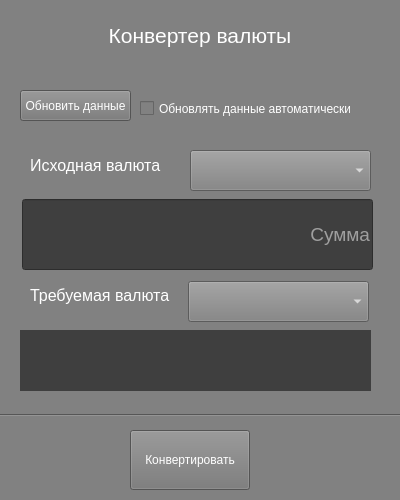
<?xml version="1.0" encoding="UTF-8"?>
<ui version="4.0">
 <class>MainWindow</class>
 <widget class="QMainWindow" name="MainWindow">
  <property name="geometry">
   <rect>
    <x>0</x>
    <y>0</y>
    <width>400</width>
    <height>500</height>
   </rect>
  </property>
  <property name="sizePolicy">
   <sizepolicy hsizetype="Preferred" vsizetype="Preferred">
    <horstretch>0</horstretch>
    <verstretch>0</verstretch>
   </sizepolicy>
  </property>
  <property name="minimumSize">
   <size>
    <width>400</width>
    <height>500</height>
   </size>
  </property>
  <property name="maximumSize">
   <size>
    <width>400</width>
    <height>500</height>
   </size>
  </property>
  <property name="windowTitle">
   <string>Texhnohamster's currency calc</string>
  </property>
  <property name="styleSheet">
   <string notr="true">background-color: rgb(86, 86, 86);</string>
  </property>
  <widget class="QWidget" name="centralwidget">
   <property name="styleSheet">
    <string notr="true">background-color: rgb(129, 129, 129);</string>
   </property>
   <widget class="QLabel" name="header">
    <property name="geometry">
     <rect>
      <x>0</x>
      <y>0</y>
      <width>400</width>
      <height>71</height>
     </rect>
    </property>
    <property name="font">
     <font>
      <pointsize>16</pointsize>
     </font>
    </property>
    <property name="styleSheet">
     <string notr="true">color: white</string>
    </property>
    <property name="text">
     <string>Конвертер валюты</string>
    </property>
    <property name="scaledContents">
     <bool>false</bool>
    </property>
    <property name="alignment">
     <set>Qt::AlignCenter</set>
    </property>
    <property name="margin">
     <number>100</number>
    </property>
   </widget>
   <widget class="QPushButton" name="convert_btn">
    <property name="geometry">
     <rect>
      <x>130</x>
      <y>430</y>
      <width>120</width>
      <height>60</height>
     </rect>
    </property>
    <property name="styleSheet">
     <string notr="true">border-color: white;
color: rgb(255, 255, 255);
background-color: rgb(118, 118, 118);</string>
    </property>
    <property name="text">
     <string>Конвертировать</string>
    </property>
    <property name="flat">
     <bool>false</bool>
    </property>
   </widget>
   <widget class="Line" name="line">
    <property name="geometry">
     <rect>
      <x>0</x>
      <y>380</y>
      <width>411</width>
      <height>71</height>
     </rect>
    </property>
    <property name="orientation">
     <enum>Qt::Horizontal</enum>
    </property>
   </widget>
   <widget class="QCheckBox" name="auto_update_chbox">
    <property name="geometry">
     <rect>
      <x>140</x>
      <y>100</y>
      <width>211</width>
      <height>17</height>
     </rect>
    </property>
    <property name="styleSheet">
     <string notr="true">color: rgb(255, 255, 255);</string>
    </property>
    <property name="text">
     <string>Обновлять данные автоматически</string>
    </property>
   </widget>
   <widget class="QPushButton" name="update_btn">
    <property name="geometry">
     <rect>
      <x>20</x>
      <y>90</y>
      <width>111</width>
      <height>31</height>
     </rect>
    </property>
    <property name="styleSheet">
     <string notr="true">border-color: white;
color: rgb(255, 255, 255);
background-color: rgb(118, 118, 118);</string>
    </property>
    <property name="text">
     <string>Обновить данные</string>
    </property>
   </widget>
   <widget class="QLabel" name="source_lbl">
    <property name="geometry">
     <rect>
      <x>30</x>
      <y>150</y>
      <width>151</width>
      <height>31</height>
     </rect>
    </property>
    <property name="font">
     <font>
      <pointsize>12</pointsize>
     </font>
    </property>
    <property name="styleSheet">
     <string notr="true">color: rgb(255, 255, 255)</string>
    </property>
    <property name="text">
     <string>Исходная валюта</string>
    </property>
   </widget>
   <widget class="QLabel" name="required_lbl">
    <property name="geometry">
     <rect>
      <x>30</x>
      <y>280</y>
      <width>151</width>
      <height>31</height>
     </rect>
    </property>
    <property name="font">
     <font>
      <pointsize>12</pointsize>
     </font>
    </property>
    <property name="styleSheet">
     <string notr="true">color: rgb(255, 255, 255);</string>
    </property>
    <property name="text">
     <string>Требуемая валюта</string>
    </property>
   </widget>
   <widget class="QLabel" name="result_lbl">
    <property name="geometry">
     <rect>
      <x>20</x>
      <y>330</y>
      <width>351</width>
      <height>61</height>
     </rect>
    </property>
    <property name="font">
     <font>
      <pointsize>14</pointsize>
     </font>
    </property>
    <property name="styleSheet">
     <string notr="true">color: rgb(255, 255, 255);
background-color: rgb(63, 63, 63);</string>
    </property>
    <property name="text">
     <string/>
    </property>
    <property name="alignment">
     <set>Qt::AlignRight|Qt::AlignTrailing|Qt::AlignVCenter</set>
    </property>
    <property name="margin">
     <number>20</number>
    </property>
   </widget>
   <widget class="QLineEdit" name="summ_inp">
    <property name="geometry">
     <rect>
      <x>22</x>
      <y>199</y>
      <width>351</width>
      <height>71</height>
     </rect>
    </property>
    <property name="font">
     <font>
      <pointsize>14</pointsize>
     </font>
    </property>
    <property name="styleSheet">
     <string notr="true">color: rgb(255, 255, 255);
background-color: rgb(63, 63, 63);</string>
    </property>
    <property name="inputMask">
     <string/>
    </property>
    <property name="alignment">
     <set>Qt::AlignRight|Qt::AlignTrailing|Qt::AlignVCenter</set>
    </property>
    <property name="placeholderText">
     <string>Сумма</string>
    </property>
   </widget>
   <widget class="QComboBox" name="required_list">
    <property name="geometry">
     <rect>
      <x>188</x>
      <y>281</y>
      <width>181</width>
      <height>41</height>
     </rect>
    </property>
    <property name="styleSheet">
     <string notr="true">color: rgb(255, 255, 255);</string>
    </property>
   </widget>
   <widget class="QComboBox" name="source_list">
    <property name="geometry">
     <rect>
      <x>190</x>
      <y>150</y>
      <width>181</width>
      <height>41</height>
     </rect>
    </property>
    <property name="styleSheet">
     <string notr="true">color: rgb(255, 255, 255);</string>
    </property>
   </widget>
   <zorder>header</zorder>
   <zorder>line</zorder>
   <zorder>convert_btn</zorder>
   <zorder>auto_update_chbox</zorder>
   <zorder>update_btn</zorder>
   <zorder>source_lbl</zorder>
   <zorder>required_lbl</zorder>
   <zorder>result_lbl</zorder>
   <zorder>summ_inp</zorder>
   <zorder>required_list</zorder>
   <zorder>source_list</zorder>
  </widget>
 </widget>
 <resources/>
 <connections/>
</ui>
